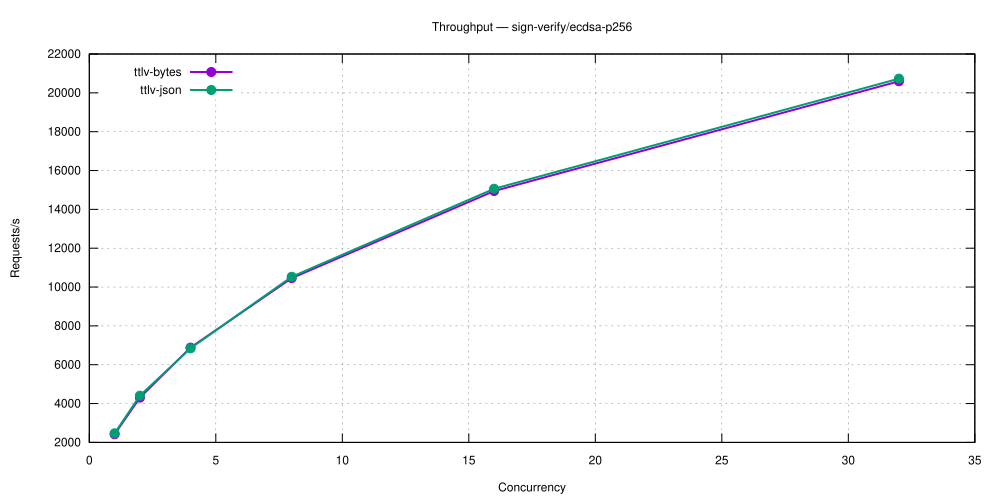

Recreate this plot in gnuplot.
set terminal svg size 1000,500 enhanced font 'Helvetica,12'
set output 'sign-verify_ecdsa-p256.svg'
set title 'Throughput — sign-verify/ecdsa-p256'
set grid
set xlabel 'Concurrency'
set ylabel 'Requests/s'
set key top left
plot 'sign-verify_ecdsa-p256-5.24.0-ttlv-bytes.dat' using 1:2 with linespoints lw 2 pt 7 title 'ttlv-bytes', \
     'sign-verify_ecdsa-p256-5.24.0-ttlv-json.dat' using 1:2 with linespoints lw 2 pt 7 title 'ttlv-json'
